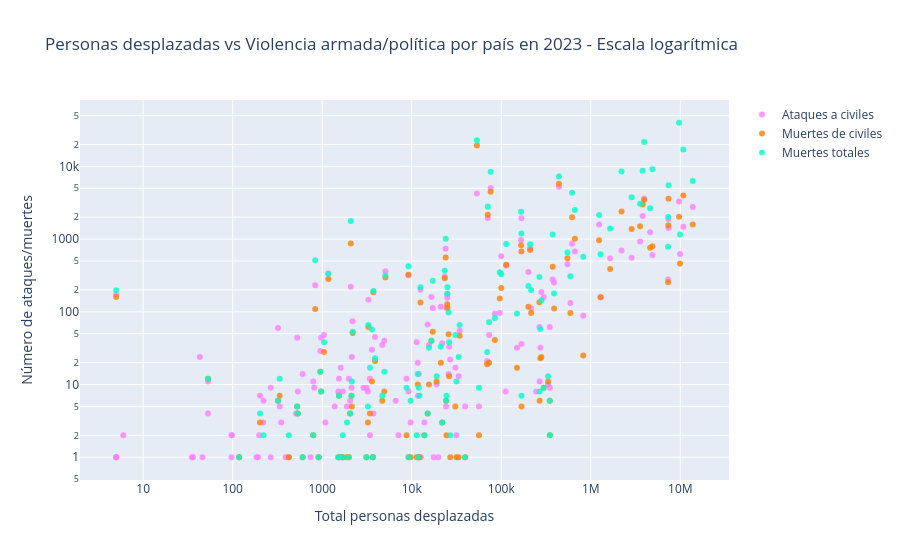

The code cell stored with this chart in its notebook:
### Code cell
# # Gráfica visual
import plotly.graph_objs as go

# creating trace1
trace1 = go.Scatter(
    x = dt.df_merged_ACNURor_ACLED["Total"],
    y = dt.df_merged_ACNURor_ACLED["Ataques a civiles"],
    mode = "markers",
    name = "Ataques a civiles",
    marker = dict(color = 'rgba(255, 128, 255, 0.8)'),
    text = dt.df_merged_ACNURor_ACLED["Origen"])

# creating trace2
trace2 = go.Scatter(
    x = dt.df_merged_ACNURor_ACLED["Total"],
    y = dt.df_merged_ACNURor_ACLED["Muertes de civiles"],
    mode = "markers",
    name = "Muertes de civiles",
    marker = dict(color = 'rgba(255, 128, 2, 0.8)'),
    text = dt.df_merged_ACNURor_ACLED["Origen"])

# creating trace3
trace3 = go.Scatter(
    x = dt.df_merged_ACNURor_ACLED["Total"],
    y = dt.df_merged_ACNURor_ACLED["Muertes totales"],
    mode = "markers",
    name = "Muertes totales",
    marker = dict(color = 'rgba(0, 255, 200, 0.8)'),
    text = dt.df_merged_ACNURor_ACLED["Origen"])

data = [trace1, trace2, trace3]

layout = dict(
    title = "Personas desplazadas vs Violencia armada/política por país en 2023 - Escala logarítmica",
    xaxis = dict(title = "Total personas desplazadas", ticklen = 5, zeroline = False, type="log"),
    yaxis = dict(title = "Número de ataques/muertes", ticklen = 5, zeroline = False, type="log")
)

fig = dict(data = data, layout = layout)
iplot(fig)

### Figure 1 — Plotly figure (JSON) as saved in the notebook; plotly's stock layout.template omitted (floating-point values rounded to 4 significant figures; data arrays with more than 128 entries replaced by an {"elided": "..."} marker saying what was removed)
{"data": [{"marker": {"color": "rgba(255, 128, 255, 0.8)"}, "mode": "markers", "name": "Ataques a civiles", "text": {"elided": "158 str values"}, "type": "scatter", "x": {"elided": "158 int values"}, "y": {"elided": "158 int values"}}, {"marker": {"color": "rgba(255, 128, 2, 0.8)"}, "mode": "markers", "name": "Muertes de civiles", "text": {"elided": "158 str values"}, "type": "scatter", "x": {"elided": "158 int values"}, "y": {"elided": "158 int values"}}, {"marker": {"color": "rgba(0, 255, 200, 0.8)"}, "mode": "markers", "name": "Muertes totales", "text": {"elided": "158 str values"}, "type": "scatter", "x": {"elided": "158 int values"}, "y": {"elided": "158 int values"}}], "layout": {"title": {"text": "Personas desplazadas vs Violencia armada/política por país en 2023 - Escala logarítmica"}, "xaxis": {"ticklen": 5, "title": {"text": "Total personas desplazadas"}, "type": "log", "zeroline": false}, "yaxis": {"ticklen": 5, "title": {"text": "Número de ataques/muertes"}, "type": "log", "zeroline": false}}}
